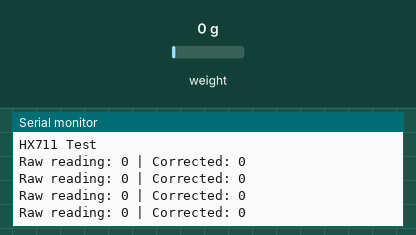
The sketch below on a simulated Arduino Uno, built with avr-gcc and run on an emulated ATmega328P. On the bench: the last lines printed to the serial monitor. The test bench sets the inputs (shaded band); at power-on: weight on the scale 0 g.

Above: at 1.2 s.
1.3 s: weight on the scale set to 100 g
At 1.51 s:
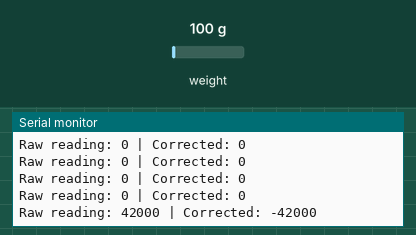
2.8 s: weight on the scale set to 1250 g
At 3.01 s:
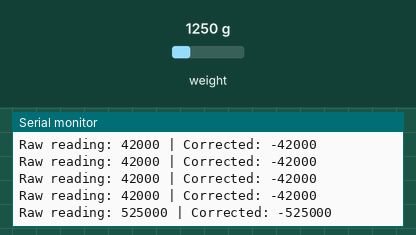
Timing chart, 0 to 5.8 s (numbered marks = the images above; inputs shaded):
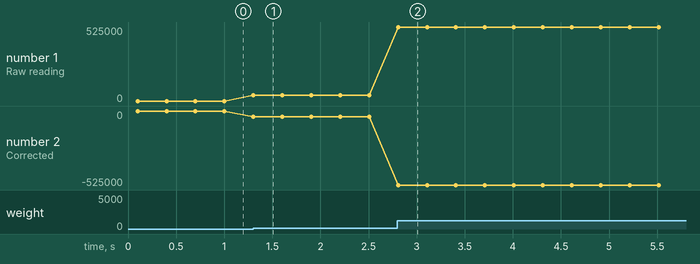

Measured:
- after the input at 1.3 s, the serial monitor: prints a new line at once (image 1)
- after the input at 2.8 s, the serial monitor: prints a new line at once (image 2)
- plotted number 1: 0 → 42000 after the input at 1.3 s, 42000 → 525000 after the input at 2.8 s
- plotted number 2: 0 → -42000 after the input at 1.3 s, -42000 → -525000 after the input at 2.8 s

The sketch:

LoadCellTest.ino
```cpp
#include "HX711.h"

#define DOUT 4
#define CLK  5

HX711 scale;

void setup() {
  Serial.begin(9600);
  Serial.println("HX711 Test");

  scale.begin(DOUT, CLK);
}

void loop() {
  if (scale.is_ready()) {
    long reading = scale.read();
    long corrected = -reading;  // flip the sign

    Serial.print("Raw reading: ");
    Serial.print(reading);
    Serial.print(" | Corrected: ");
    Serial.println(corrected);
  } else {
    Serial.println("HX711 not found.");
  }

  delay(200);
}
```
